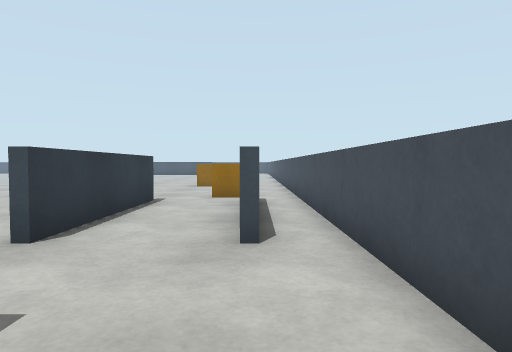
view 1 (above)

24 first-person views from a walk through a robot-simulator world made for Webots. The camera is 0.49 m above the floor, tilts 2° down and sees 75° across. The floor is counted in squares, 0.5 m on a side. Each view is taken from the middle of a square. On the plan, view 1 faces up. The plan holds only what a view shows up to about 12 squares ahead; the rest is blank. The robots in the file are not drawn.

view 2
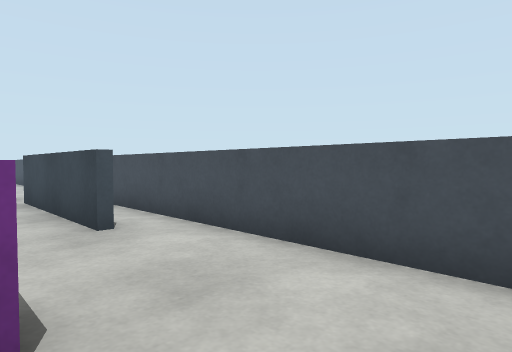

view 3
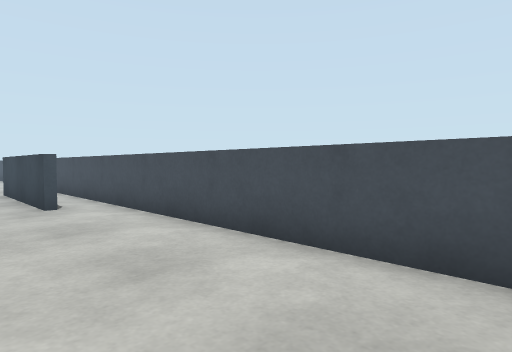

view 4
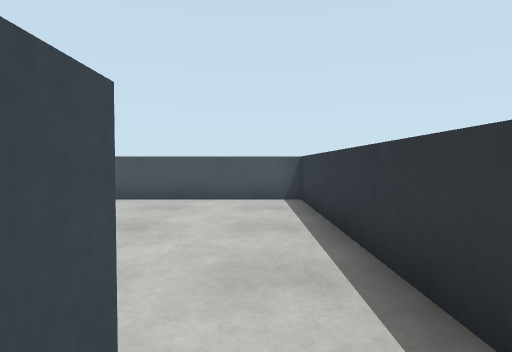

view 5
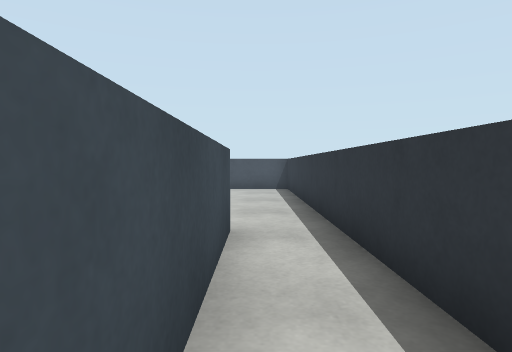

view 6
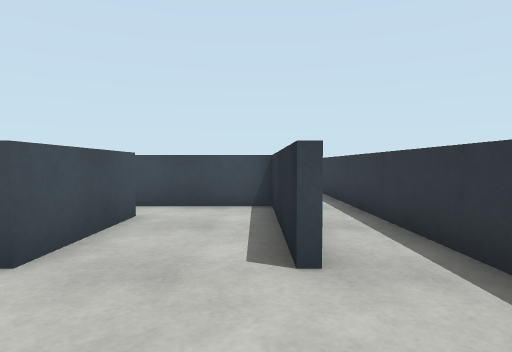

view 7
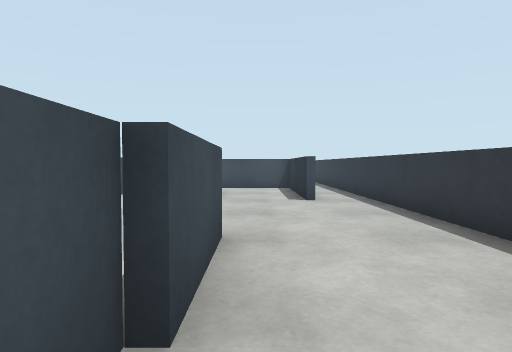

view 8
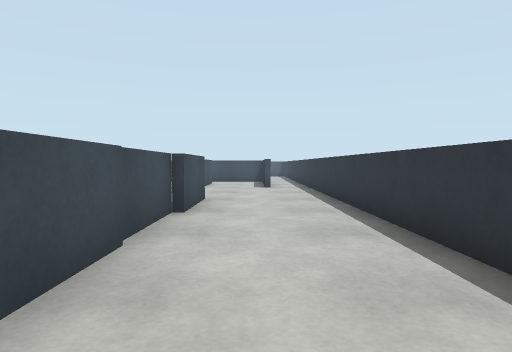

view 9
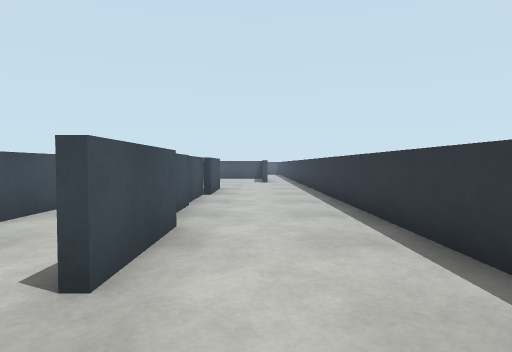

view 10
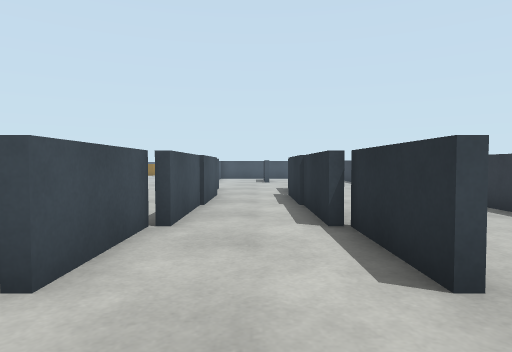

view 11
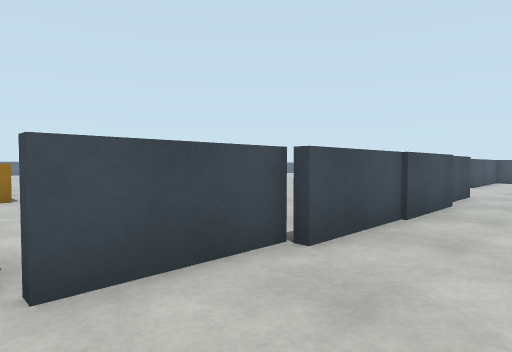

view 12
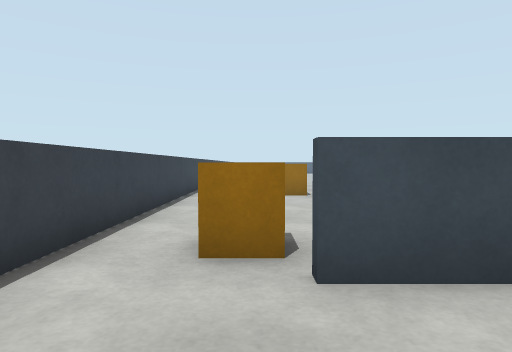

view 13
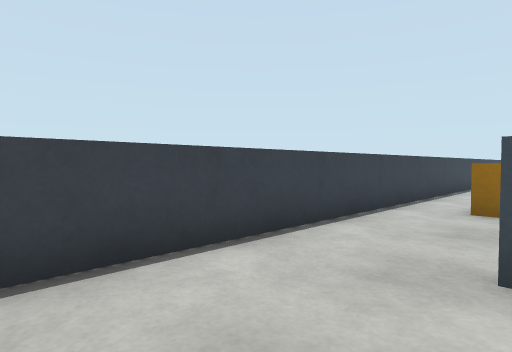

view 14
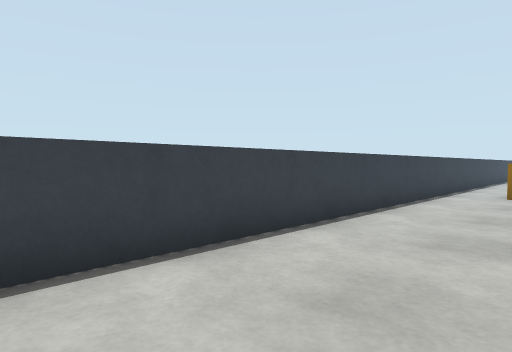

view 15
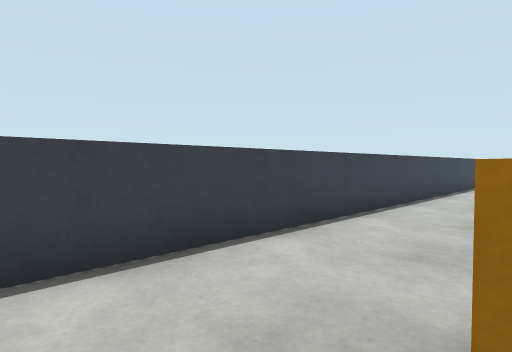

view 16
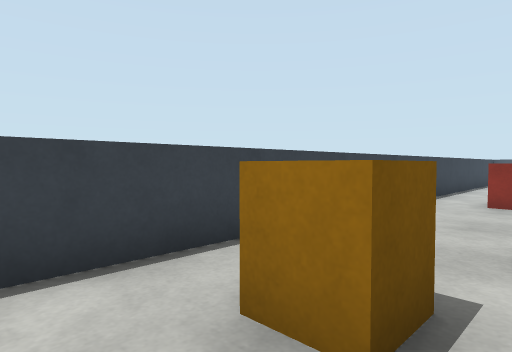

view 17
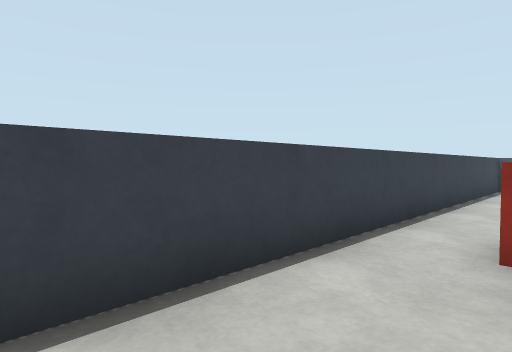

view 18
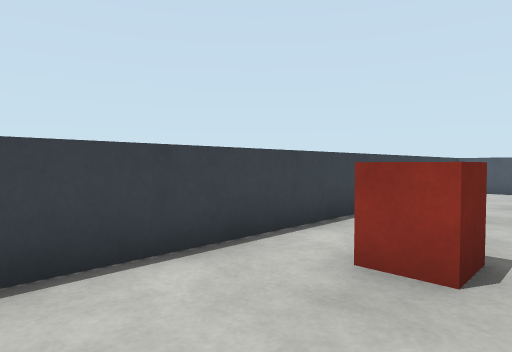

view 19
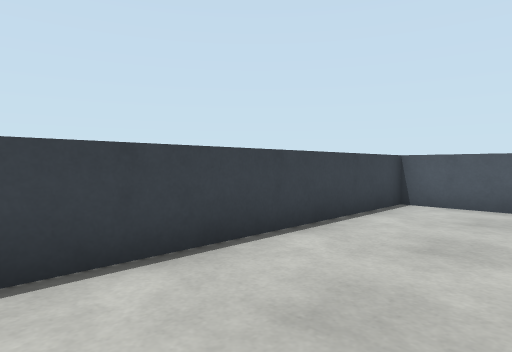

view 20
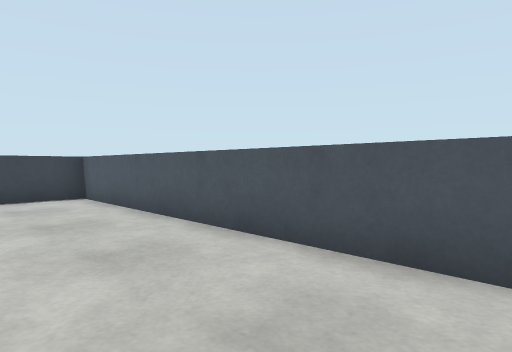

view 21
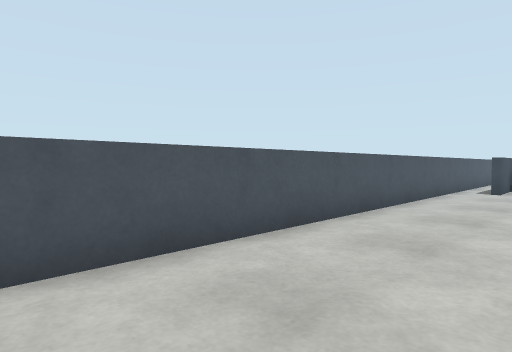

view 22
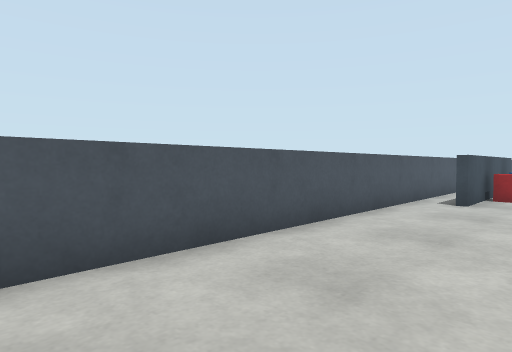

view 23
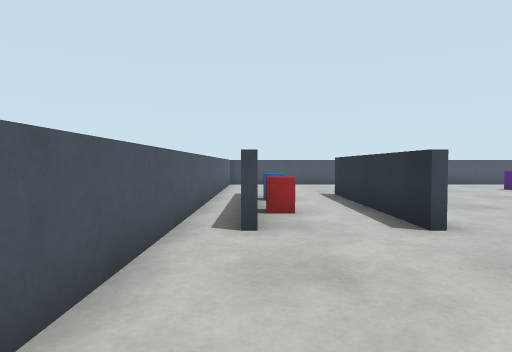

view 24
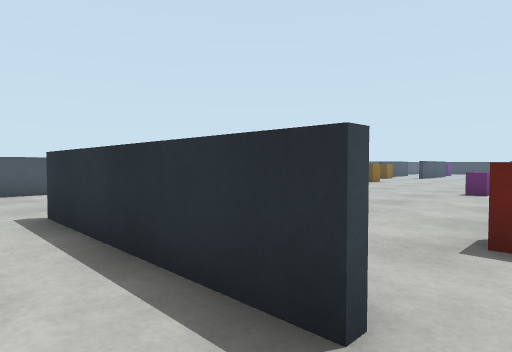

### Floor plan
Points are (right, up) in squares from view 1. A wall is a line through its corners. A room is listed if a view was taken in it or the views show most of it. See-through windows are left out.
Room 1 (views 1, 2, 3, 4)
walls: (-7, -2.6) (-11.6, -2.6); (-12.4, -4.3) (1.3, -4.3) (1.3, 4.6)
ways out: opening at (-11.5, -3.5) to room 2; opening at (-2.8, 4) to room 2
objects: purple box (-2, 1) to (-2, 2)
Room 2 (views 5, 6, 7, 8, 9, 10, 11, 12, 13, 14, 15, 16, 17, 18, 19, 20, 21, 22, 23, 24)
walls: (-2.8, 9.1) (-2.8, 4); (-16.4, 2.3) (-18.4, 2.3); (-10.1, 31.4) (-4, 31.4); (-19.1, 2.3) (-24.8, 2.3); (-24.8, 2.7) (-27.5, 2.7); (-16.5, -0.5) (-19.2, -0.5); (-19.2, -0.3) (-24, -0.3); (-8.6, 0.3) (-12, 0.3); (-21.8, -0.2) (-21.2, -0.2); (-11.9, -2.4) (-7.5, -2.4); (-0.2, 4) (-0.2, 9.1); (-24.8, -0.2) (-21.9, -0.2); (-4.1, 34) (-10.1, 34); (-24.8, -0.7) (-27.5, -0.7); (1.3, 4.6) (1.3, 12); (1.3, 30.1) (1.3, 31.5); (-7.2, -2.5) (-7.2, 0.9); (-27.5, -0.5) (-24.8, -0.5); (-3.2, 35.3) (-30.3, 35.3) (-30.3, -3.6); (-27.1, -4.3) (-12.4, -4.3)
ways out: opening at (-11.5, -3.5) to room 1; opening at (-2.8, 4) to room 1
objects: orange box (-28, 4); orange box (-28, 18); red box (-28, 25) to (-28, 26); orange box (-27, 11); red box (-11, 28) to (-10, 28); magenta box (-9, 20) to (-8, 21); red box (-8, 33) to (-8, 34); other object (-6, 33) to (-6, 34); orange box (-1, 10) to (-1, 11)

Where each view was taken, in squares from view 1:
view 1: 0 up, 0 right, facing up
view 2: 1 down, 2 left, facing up-right
view 3: 4 down, 2 left, facing up-right
view 4: 3 down, 8 left, facing right
view 5: 3 down, 12 left, facing right
view 6: 2 down, 15 left, facing right
view 7: 1 down, 21 left, facing right
view 8: 2 down, 26 left, facing right
view 9: 2 down, 30 left, facing right
view 10: 1 up, 30 left, facing right
view 11: 0 up, 28 left, facing up-right
view 12: 0 up, 28 left, facing up
view 13: 4 down, 27 left, facing up-left
view 14: 6 up, 27 left, facing up-left
view 15: 9 up, 27 left, facing up-left
view 16: 16 up, 27 left, facing up-left
view 17: 21 up, 28 left, facing up-left
view 18: 22 up, 27 left, facing up-left
view 19: 27 up, 27 left, facing up-left
view 20: 32 up, 20 left, facing up-left
view 21: 32 up, 23 left, facing up-right
view 22: 32 up, 19 left, facing up-right
view 23: 34 up, 15 left, facing right
view 24: 33 up, 11 left, facing down-right
